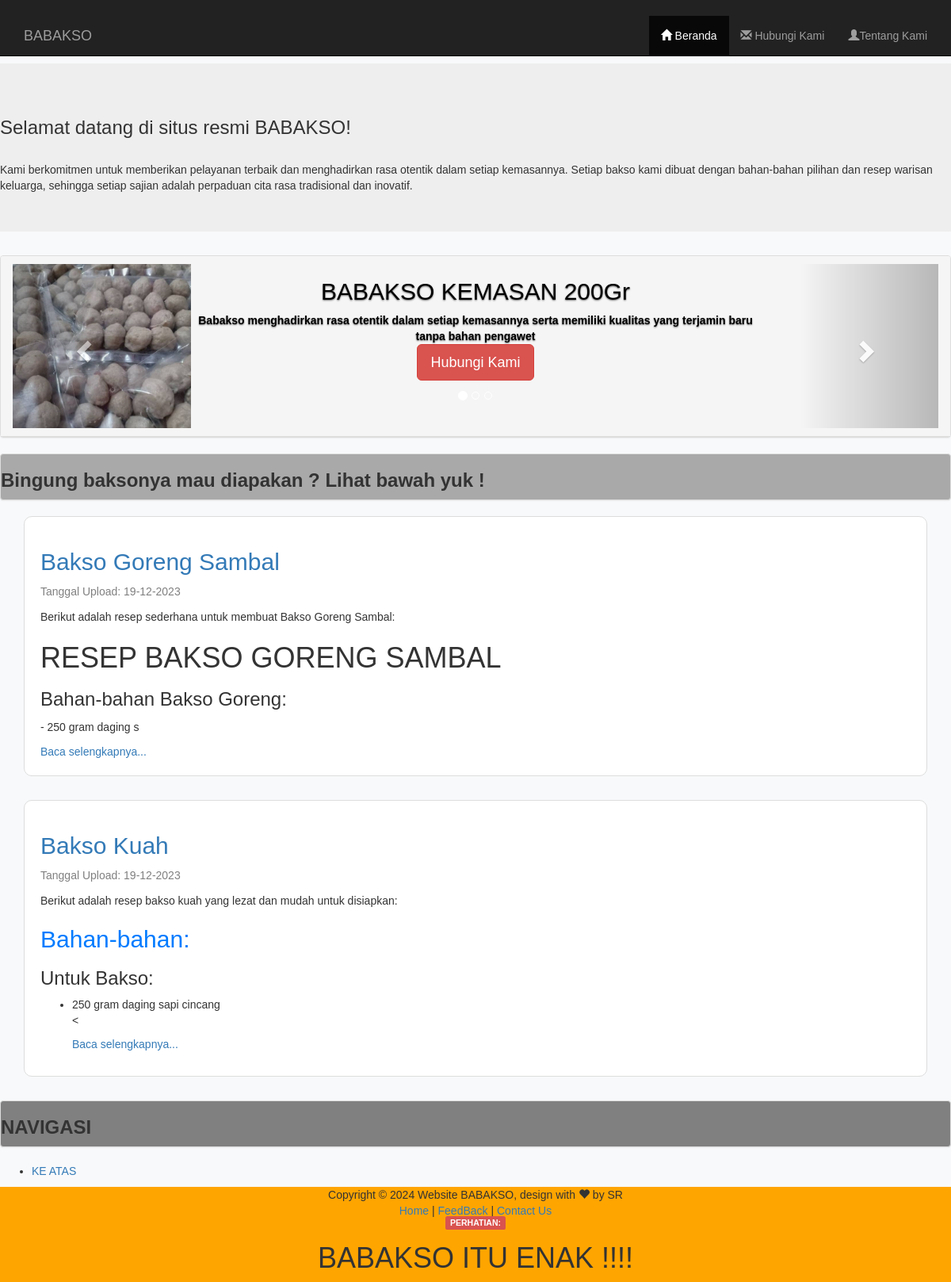
The page / on the database its author committed.
### tables this page shows
CREATE TABLE `resep` (
  `id` int(11) NOT NULL,
  `judul` varchar(50) NOT NULL,
  `isi` text NOT NULL,
  `tanggal_upload` datetime DEFAULT NULL,
  `gambar` varchar(255) DEFAULT NULL
);

### index.php (called while the page is built, shortened)
<?php include "header.php"; ?>
<?php include "promo.php"; ?>
<?php include "isi.php"; ?>
<?php include "navigasi.php"; ?>
<?php include "foter.php"; ?>

### isi.php (the view, shortened to what this page needs)
<div class="panel panel-default" style="background-color: darkgray;"><h3><b>Bingung baksonya mau diapakan ? Lihat bawah yuk !</b></h3></div>
<?php
include "koneksi.php";
$sql = "SELECT * FROM resep ORDER BY id DESC";
$result = mysqli_query($koneksi, $sql);
?>
<div class="container">
    <?php while ($row = mysqli_fetch_assoc($result)) : ?>
        <div class="post">
            <h2><a href="artikel.php?id=<?php echo $row['id']; ?>"><?php echo $row['judul']; ?></a></h2>
            <p style="color: gray;">Tanggal Upload: <?php echo date("d-m-Y", strtotime($row['tanggal_upload'])); ?></p>
            <p><?php echo substr($row['isi'], 0, 200);  ?></p>
            <a href="artikel.php?id=<?php echo $row['id']; ?>">Baca selengkapnya...</a>
        </div>
    <?php endwhile; ?>
</div>

### header.php (shortened to what this page needs)
<!doctype HTML>
<html>
<head>
    <link href="bootstrap/css/bootstrap.min.css" rel="stylesheet">
    <link href="bootstrap/css/gaya.css" rel="stylesheet">
    <link href="DataTables/datatables.min.css" rel="stylesheet">
</head>
<body>
     <nav class="navbar navbar-inverse navbar-fixed-top">
      <div class="container">
        <div class="navbar-header">
          <a class="navbar-brand" href="index.php">BABAKSO</a>
        </div>
        <div class="collapse navbar-collapse" id="bs-example-navbar-collapse-1">
          <ul class="nav navbar-nav navbar-right">
            <li class="active">
							<a href="index.php"><span class="glyphicon glyphicon-home"></span> Beranda <span class="sr-only">(current)</span></a>
						</li>
            <li>
							<a href="bung.php"><span class="glyphicon glyphicon-envelope"></span> Hubungi Kami</a>
						</li>
            <li>
							<a href="teng.php"><span class="glyphicon glyphicon-user"></span>Tentang Kami</a>
						</li>
          </ul>
        </div>
      </div>
    </nav>
<br>

### promo.php (shortened to what this page needs)
<div class="row">
    <div class="col-md-12">
        <div class="jumbotron">
            <h3>Selamat datang di situs resmi BABAKSO!</h3>
            <br>Kami berkomitmen untuk memberikan pelayanan terbaik dan menghadirkan rasa otentik dalam setiap kemasannya. Setiap bakso kami dibuat dengan bahan-bahan pilihan dan resep warisan keluarga, sehingga setiap sajian adalah perpaduan cita rasa tradisional dan inovatif.
            </div>
    </div>
 </div>
 <div class="row">
    <div class="col-md-12">
        <div class="panel panel-default">
            <div class="panel-heading">
                <div class="carousel slide" id="contoh-carousel" data-ride="carousel">
                    <ol class="carousel-indicators">
                        <li data-target="#contoh-carousel" data-slide-to="0" class="active"></li>
                        <li data-target="#contoh-carousel" data-slide-to="1"></li>
                        <li data-target="#contoh-carousel" data-slide-to="2"></li>
                    </ol>
                    <div class="carousel-inner" role="listbox">
                    <div class="item active">
                        <img src="gambar/bakso.JPG" alt="slid1" width="225" height="225">
                        <div class="carousel-caption">
                            <h2 style="color: black;">BABAKSO KEMASAN 200Gr</h2>
                            <b style="color: black;">Babakso menghadirkan rasa otentik dalam setiap kemasannya serta memiliki kualitas yang terjamin baru tanpa bahan pengawet</b>
                            <p>
                            <a class="btn btn-danger btn-lg" role="button" href="bung.php">Hubungi Kami</a>
                            </p>
                        </div>
                    </div>
                </div>
                    <a class="left carousel-control" href="#contoh-carousel" role="button" data-slide="prev">
                        <span class="glyphicon glyphicon-chevron-left" aria-hidden="true"></span>
                    </a>
                    <a class="right carousel-control" href="#contoh-carousel" role="button" data-slide="next">
                        <span class="glyphicon glyphicon-chevron-right" aria-hidden="true"></span>
                    </a>
                </div>
            </div>
        </div>
    </div>
    </div>

### navigasi.php
<div class="panel panel-default" style="background-color: gray;"><h3><b>NAVIGASI</b></h3></div>
<ul>
    <li><a href="#nav">KE ATAS</a></li>
</ul>

### foter.php (shortened to what this page needs)
<div class="row" style="background-color: orange;">
			<div class="col-md-12">
				<center>Copyright &copy <?php echo date ('Y');?> Website BABAKSO, design with <span class="glyphicon glyphicon-heart"></span> by SR<br/>
				<a href="index.php">Home </a> |
				<a href="umpan.php">FeedBack</a> |
				<a href="bung.php">Contact Us </a> <br>
				<label class="label label-danger">PERHATIAN:</label>
				<h1>BABAKSO ITU ENAK !!!!</h1>
				</center>
			</div>
			</div>
</body>
</html>

### header.php (style rules this page uses)
body { padding-top: 60px; }

### rows shown on the page
resep: judul "Bakso Goreng Sambal", tanggal_upload "19-12-2023", isi "Berikut adalah resep sederhana untuk membuat Bakso Goreng Sambal: RESEP BAKSO GORENG SAMBAL Bahan-bahan Bakso Goreng: - 250 gram daging s"
resep: judul "Bakso Kuah", tanggal_upload "19-12-2023", isi "Berikut adalah resep bakso kuah yang lezat dan mudah untuk disiapkan: Bahan-bahan: Untuk Bakso: 250 gram daging sapi cincang <"

### other values the page prints
date ('Y') "2024"
